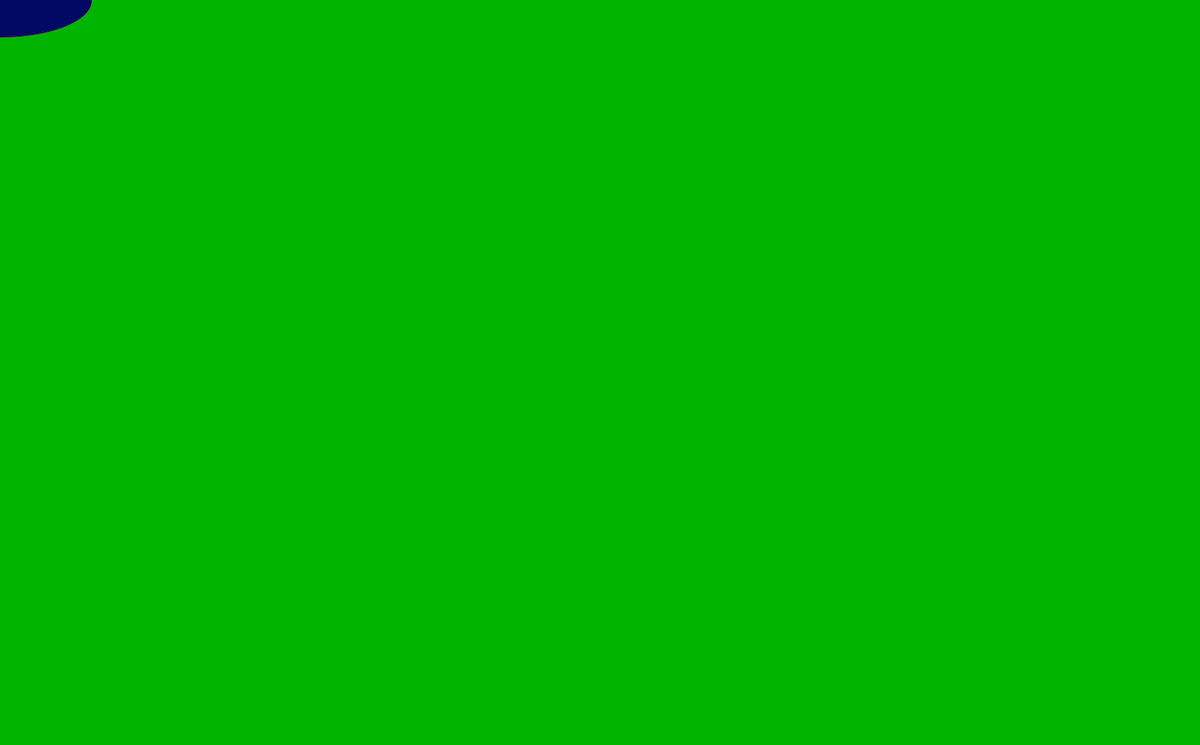
Frame 1 (no input)
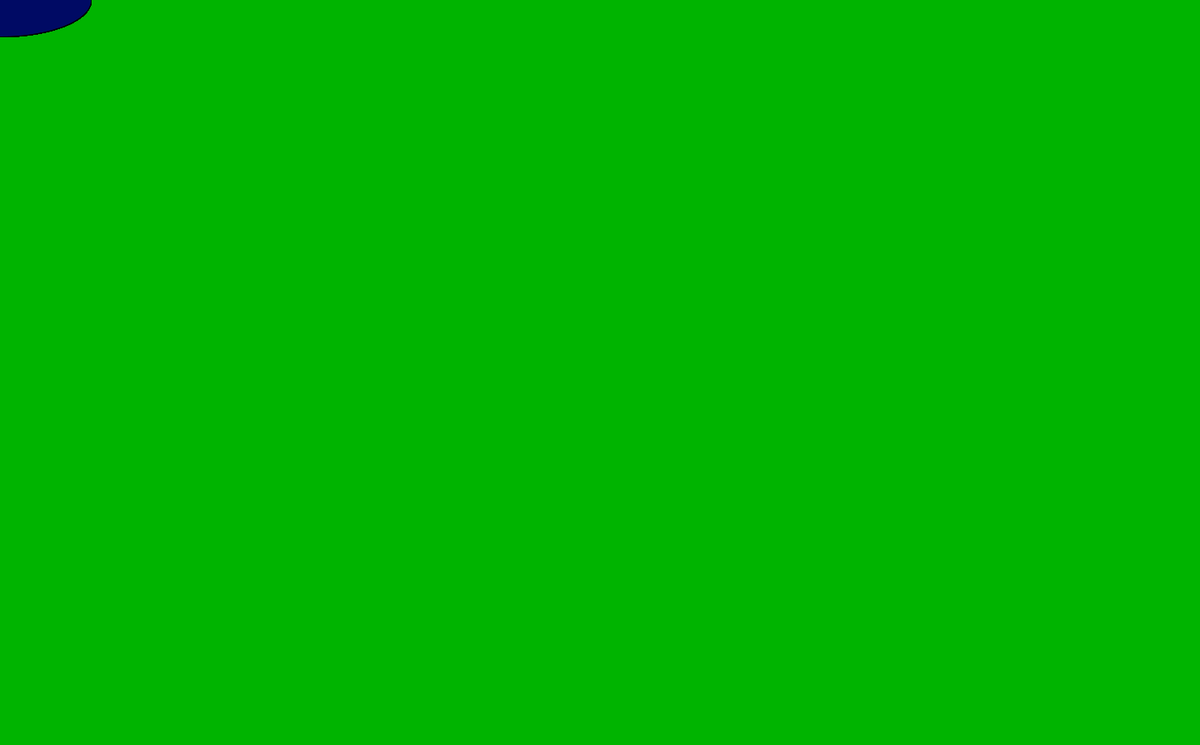
Frame 60 (the mouse pressed at the canvas centre just before this capture)
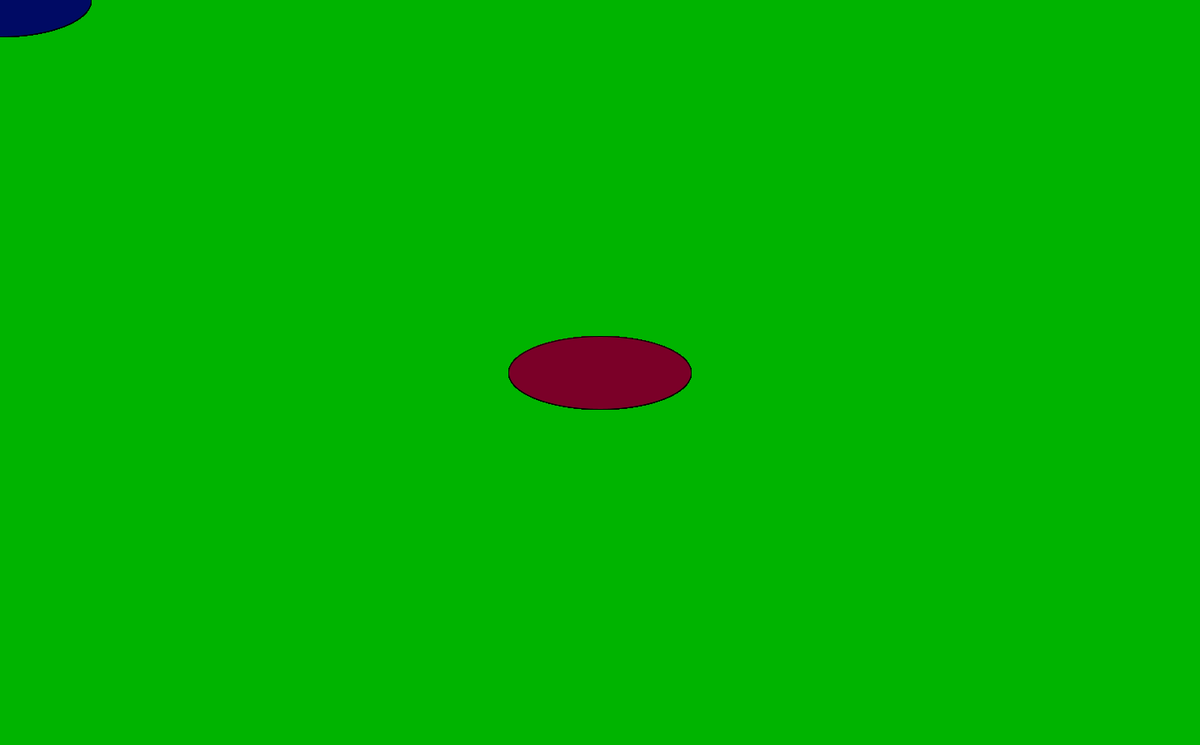
Frame 120 (the mouse held since frame 60 and released just before this capture)

The Processing sketch that drew these frames (run headless with seeded random() and noise(); from frame 60 on, the mouse is pressed at the canvas centre):

// Processing sketch: processing_85371
// ── processing_85371.pde

void setup () {
  size (1480,920);
  smooth();
  background (0,180,0);

}

void draw (){
  if (mousePressed) {
    fill (123,0,40);
  } else {
    fill(0,10,100);
  }
  ellipse(mouseX, mouseY, 225, 90);
}
